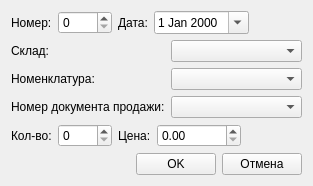
<?xml version="1.0" encoding="UTF-8"?>
<ui version="4.0">
 <class>AddWindow</class>
 <widget class="QWidget" name="AddWindow">
  <property name="geometry">
   <rect>
    <x>0</x>
    <y>0</y>
    <width>313</width>
    <height>181</height>
   </rect>
  </property>
  <property name="windowTitle">
   <string>Добавить</string>
  </property>
  <property name="windowIcon">
   <iconset resource="icons.qrc">
    <normaloff>:/icons/add.png</normaloff>:/icons/add.png</iconset>
  </property>
  <layout class="QGridLayout" name="gridLayout_2">
   <item row="0" column="0">
    <layout class="QVBoxLayout" name="verticalLayout">
     <item>
      <layout class="QHBoxLayout" name="horizontalLayout">
       <item>
        <widget class="QLabel" name="textNumber">
         <property name="text">
          <string>Номер:</string>
         </property>
        </widget>
       </item>
       <item>
        <widget class="QSpinBox" name="number">
         <property name="maximum">
          <number>9999</number>
         </property>
        </widget>
       </item>
       <item>
        <widget class="QLabel" name="textDate">
         <property name="text">
          <string>Дата:</string>
         </property>
        </widget>
       </item>
       <item>
        <widget class="QDateEdit" name="date">
         <property name="calendarPopup">
          <bool>true</bool>
         </property>
        </widget>
       </item>
       <item>
        <spacer name="horizontalSpacer_5">
         <property name="orientation">
          <enum>Qt::Horizontal</enum>
         </property>
         <property name="sizeHint" stdset="0">
          <size>
           <width>40</width>
           <height>20</height>
          </size>
         </property>
        </spacer>
       </item>
      </layout>
     </item>
     <item>
      <layout class="QGridLayout" name="gridLayout">
       <item row="0" column="2">
        <widget class="QComboBox" name="stock"/>
       </item>
       <item row="0" column="0">
        <widget class="QLabel" name="textStock">
         <property name="text">
          <string>Склад:</string>
         </property>
        </widget>
       </item>
       <item row="1" column="0">
        <widget class="QLabel" name="textNomenclature">
         <property name="text">
          <string>Номенклатура:</string>
         </property>
        </widget>
       </item>
       <item row="1" column="2">
        <widget class="QComboBox" name="nomenclature"/>
       </item>
       <item row="2" column="0">
        <widget class="QLabel" name="textNumberSale">
         <property name="text">
          <string>Номер документа продажи:</string>
         </property>
        </widget>
       </item>
       <item row="2" column="2">
        <widget class="QComboBox" name="numberSale"/>
       </item>
      </layout>
     </item>
     <item>
      <layout class="QHBoxLayout" name="horizontalLayout_3">
       <item>
        <widget class="QLabel" name="textQuantity">
         <property name="text">
          <string>Кол-во:</string>
         </property>
        </widget>
       </item>
       <item>
        <widget class="QSpinBox" name="quantity">
         <property name="maximum">
          <number>9999</number>
         </property>
        </widget>
       </item>
       <item>
        <widget class="QLabel" name="textPrice">
         <property name="text">
          <string>Цена:</string>
         </property>
        </widget>
       </item>
       <item>
        <widget class="QDoubleSpinBox" name="price">
         <property name="maximum">
          <double>9999999.990000000223517</double>
         </property>
        </widget>
       </item>
       <item>
        <spacer name="horizontalSpacer_4">
         <property name="orientation">
          <enum>Qt::Horizontal</enum>
         </property>
         <property name="sizeHint" stdset="0">
          <size>
           <width>40</width>
           <height>20</height>
          </size>
         </property>
        </spacer>
       </item>
      </layout>
     </item>
     <item>
      <layout class="QHBoxLayout" name="horizontalLayout_4">
       <item>
        <spacer name="horizontalSpacer">
         <property name="orientation">
          <enum>Qt::Horizontal</enum>
         </property>
         <property name="sizeHint" stdset="0">
          <size>
           <width>40</width>
           <height>20</height>
          </size>
         </property>
        </spacer>
       </item>
       <item>
        <widget class="QPushButton" name="OK">
         <property name="text">
          <string>OK</string>
         </property>
        </widget>
       </item>
       <item>
        <widget class="QPushButton" name="Cancel">
         <property name="text">
          <string>Отмена</string>
         </property>
        </widget>
       </item>
      </layout>
     </item>
    </layout>
   </item>
  </layout>
 </widget>
 <resources>
  <include location="icons.qrc"/>
 </resources>
 <connections/>
</ui>
